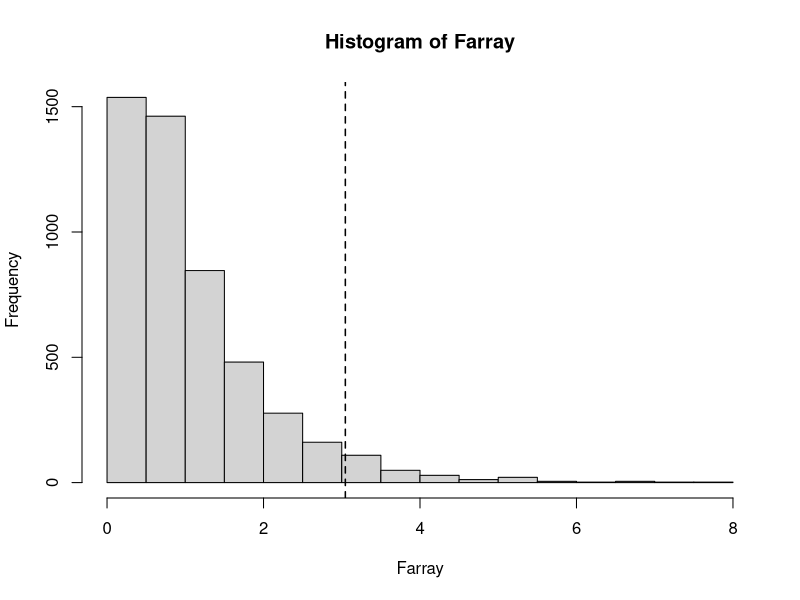

Here is the R script that generated this plot:
#setwd("C:/Users/td370/td work/Rutgers 2017 onward/TD 2025 spring/Stat 490/R codes")

PTSDdat <- matrix(scan("ptsd.txt"), ncol=2, byrow=T)
PTSDdat <- data.frame(treatment = PTSDdat[,1], PTSDscore = PTSDdat[,2])

y = PTSDdat$PTSDscore
w = PTSDdat$treatment

anova(lm(y ~ factor(w)))

Fobs <- anova(lm(y ~ factor(w)))[[4]][[1]]

Farray = NULL
for (i in 1:5000){
  wnew = sample(c(rep(1,14),rep(2,10),rep(3,11),rep(4,10)))
  Fnew = anova(lm(y ~ factor(wnew)))[[4]][[1]]
  Farray = c(Farray, Fnew)  
}  

hist(Farray)
abline(v=Fobs, lty=2, lwd=1.5)

pval = sum(Farray > Fobs)/5000


